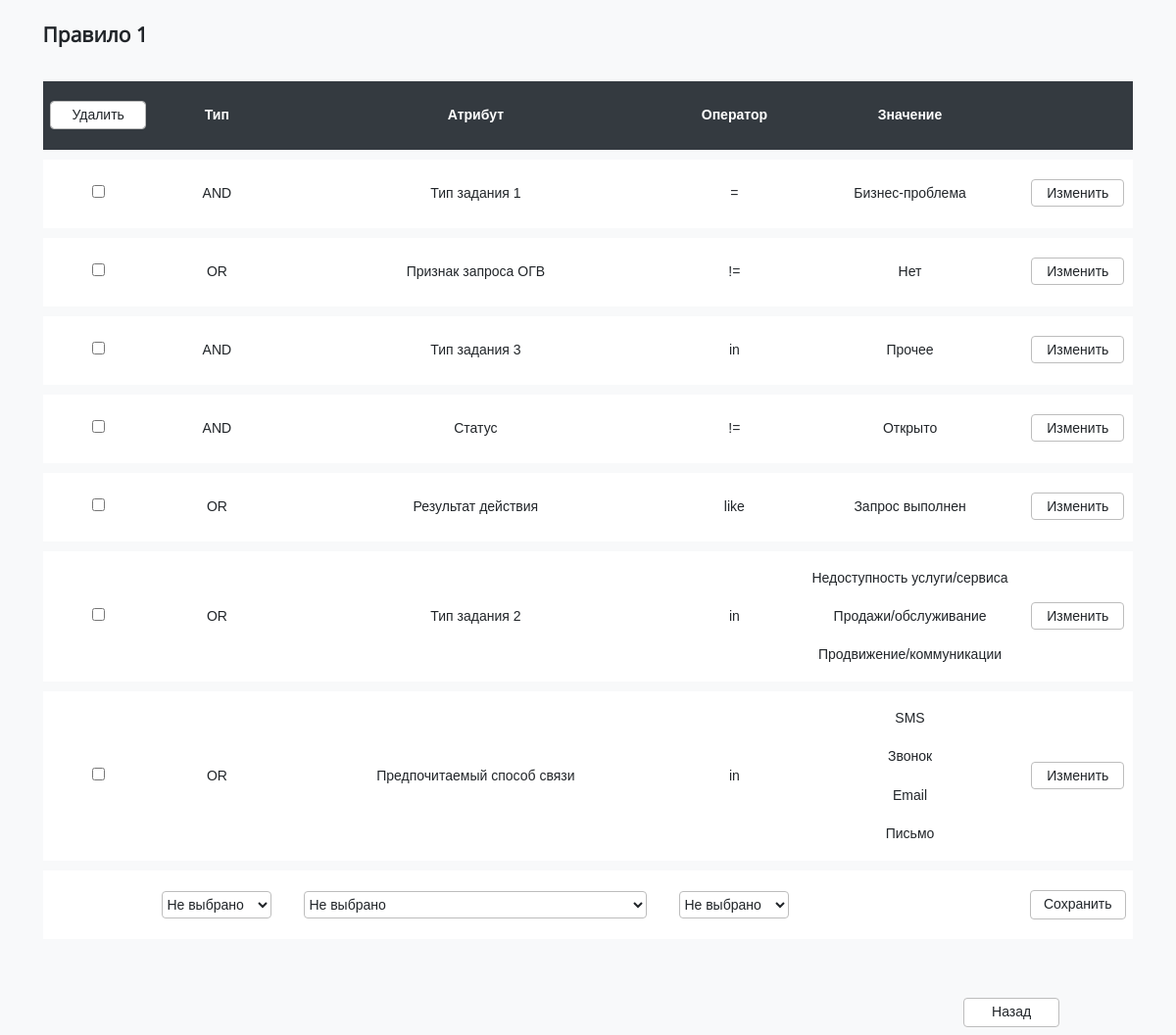
/polls/1/, run on an earlier commit of the app's database.
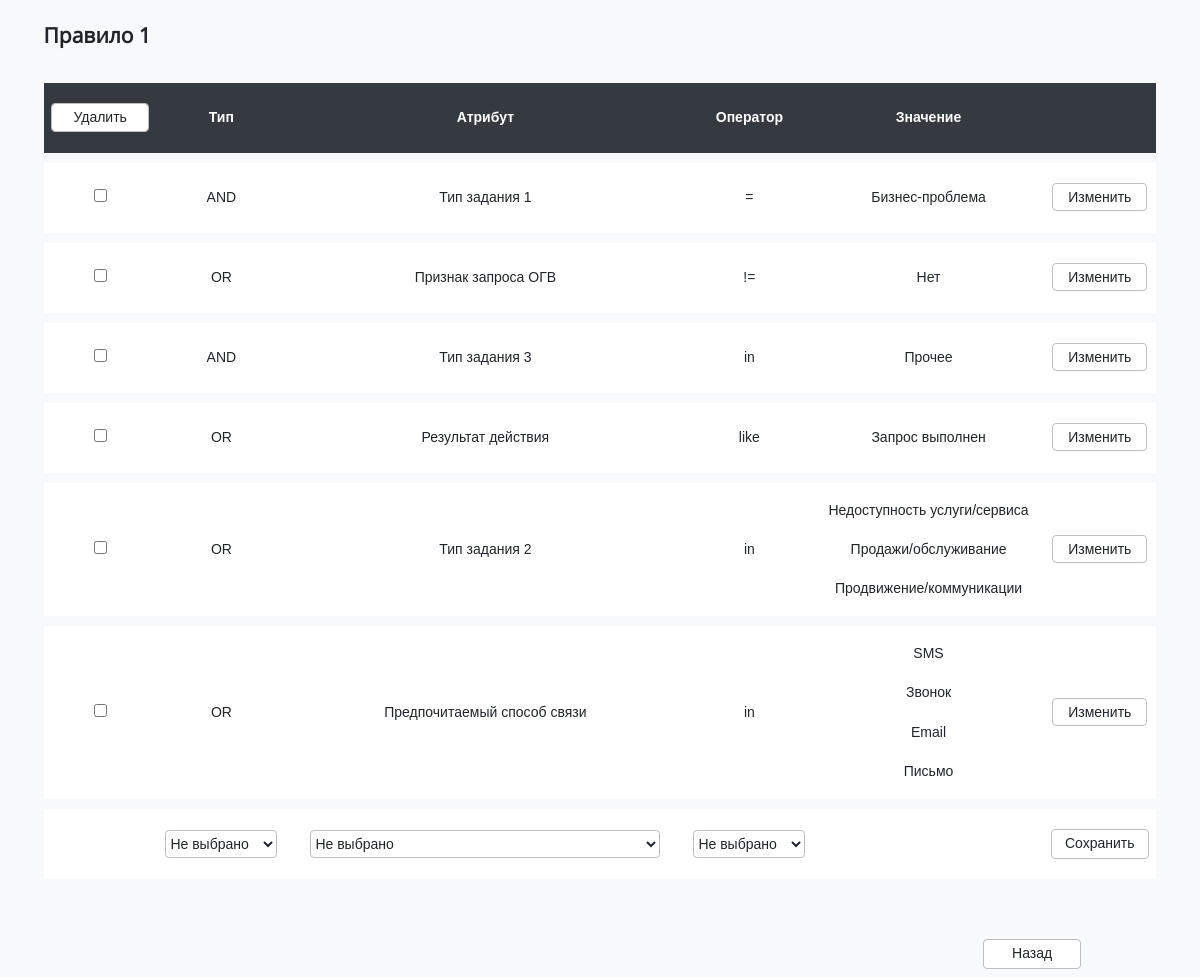
And on a later commit of the database.
### polls/models.py (models this page shows, shortened)
class Task(m.Model):
    rule = m.ForeignKey(Rule, on_delete = m.CASCADE, verbose_name="Правило")
    operation_type = m.CharField('Тип', max_length = 5, choices = [(i,i) for i in Dictionaries.all_operations], default = '-')
    attribute = m.CharField('Атрибут', max_length = 200, choices = [(i[0],i[0]) for i in list(Dictionaries.all_attributes.items())], default = '-')
    operator = m.CharField('Оператор', max_length = 200, choices = [(i,i) for i in Dictionaries.all_operators], default = '-')
    value = m.CharField('Значение', max_length = 200)
    class Meta:
        verbose_name = "Правило маршрутизации заданий"
        verbose_name_plural = "Правила маршрутизации заданий"

### polls/views.py (the view)
# urls.py: path('<int:rule_id>/', views.detail, name='detail'),
def detail(request, rule_id):
    try:
        rule = Rule.objects.get(id = rule_id)
        task = Task.objects.filter(rule = rule)
        sort_type = request.GET.get('sort', None)
        if sort_type:
            task = task.order_by(sort_type)
        new_operation = request.GET.get('operation', None)
        new_attribute = request.GET.get('attribute', None)
        new_operator = request.GET.get('operator', None)
        type1_attribute = None
        type2_attribute = None
        for i in task:
            if i.attribute == 'Тип задания 1':
                type1_attribute = i.value
            elif i.attribute == 'Тип задания 2':
                type2_attribute = i.value
    except:
        raise Http404("Правило не найдено")
    return render(request, 'polls/detail.html', {'rule': rule.name, 'task': task, 'Dictionaries': Dictionaries,
                                                'attribute_temp': new_attribute, 'type1': type1_attribute,
                                                'type2':type2_attribute, 'new_operation': new_operation, 'new_operator': new_operator})

### polls/templatetags/choose_operators.py (called while the page is built)
@register.simple_tag()
def check_attribute(arg, type1, type2):
    if arg == 'Тип задания 2' and type1 or arg == 'Тип задания 3' and type1 and type2 or arg != 'Тип задания 2' and arg != 'Тип задания 3':
        return True
    return False

@register.simple_tag()
def make_values_list(arg):
    if arg[0] == '[':
        arg1 = arg.replace('[','')
        arg1 = arg1.replace(']','')
        arg1 = arg1.replace("'",'')
        res = []
        t = ''
        for i in range(len(arg1)):
            if arg1[i] != ',':
                t += arg1[i]
            else:
                res.append(t)
                t = ''
        res.append(t)
        return res
    else: return [arg]

### polls/templates/polls/detail.html (shortened to what this page needs)
{% extends 'base.html' %}
{% block content %}
    {% load choose_operators %}
    <h2>{{rule}}</h2>
    <table class="table">
        <form action="delete/" method="post">
            <thead class="table-head">
                <tr>
                    <th><input type="submit" class="submit_button" value="Удалить"></th>
                    <th onclick="location.href='?sort=operation_type'">Тип</th>
                    <th onclick="location.href='?sort=attribute'">Атрибут</th>
                    <th onclick="location.href='?sort=operator'">Оператор</th>
                    <th>Значение</th>
                    <th></th>
                </tr>
            </thead>
            {% if task %}
                {% for t in task %}
                    <tr class="row">
                        <td><input type="checkbox"  value="{{t.id}}" name="checks"></td>
                        <td><p>{{t.operation_type}}</p></td>
                        <td><p>{{t.attribute}}</p></td>
                        <td><p>{{t.operator}}</p></td>
                        <td>
                            {% make_values_list t.value as list_value %}
                            {% for i in list_value %}
                                <p>{{i}}</p>
                            {% endfor %}
                        </td>
                        <td><a class="a_button" href="update/{{t.id}}">Изменить</a></td>
                    </tr>
                {% endfor %}
            {% endif %}
        </form>
        <form action="add/" method="post">
            <tr class="row">
                <td></td>
                <td>
                    <select id="t_operation" name="operation_new" onchange="location.href='?operation='+value+'&';">
                        <option value="">Не выбрано</option>
                    </select>
                </td>
                <td>
                    <select id="t_attribute_new" name="attribute_new" onchange="location.href+='attribute='+value+'&';">
                        <option value="">Не выбрано</option>
                    </select>
                </td>
                <td>
                    <select id="t_operator_new" name="operator_new" onchange="location.href+='operator='+value;">
                        <option value="">Не выбрано</option>
                   </select>
                </td>
                <td>
                </td>
                <td><input type="submit" class="submit_button" value="Сохранить"></td>
            </tr>
        </form>
    </table>
    <br><br>
    <div class="back">
        <form action="back/">
            <input type="submit" class="submit_button" class="back" value="Назад">
        </form>
    </div>
{% endblock %}

What changed in the data, as far as the page shows it:
removed Task: operation_type "AND", attribute "Статус", operator "!=", list_value "Открыто"
